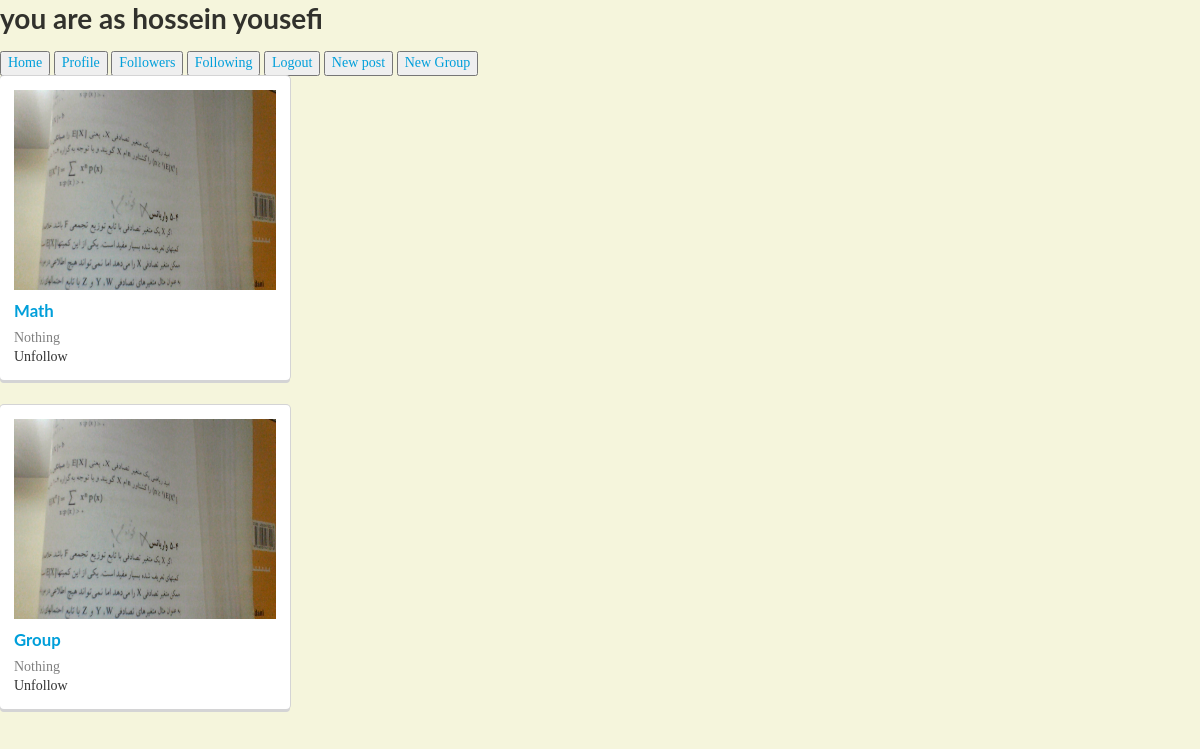
Page /following (signed in) on the committed database.
### xnote_base/models.py (models this page shows, shortened)
class SuperConductor(models.Model):
    real_name = models.CharField(max_length=100, default='Unknown')
    description = models.CharField(max_length=1000, default='Nothing')
    real_type = models.ForeignKey(ContentType)
    url_name = models.CharField(max_length=100, null=True, blank=True)
    is_formal = models.BooleanField(default=False)
    profile_image = models.ImageField(upload_to='profile_image', null=True, blank=True)

### xnote_base/views.py (the view)
# urls.py: url(r'^following$', views.following_page, name='following_page'),
@login_required
def following_page(request):
    person = request.user.person
    followed_list = SuperConductor.objects.filter(followers_follow_obj__follower=person)
    if 'platform' in request.GET and request.GET['platform'] == 'android':
        return JsonResponse({
            'user': request.user.first_name + ' ' + request.user.last_name,
            'follower_list': serializers.serialize('json', followed_list)
        })
    else:
        return render(request, 'xnote_base/following_page.html', {
            'user': request.user,
            'followed_list': followed_list,
        })

### templates/xnote_base/following_page.html (shortened to what this page needs)
{% extends 'xnote_base/user_super_page.html' %}
{% load static %}
{% block add_css_and_js %}
    <link type="text/css" rel="stylesheet" href="{% static 'styles/following_page.css' %}"/>
{% endblock %}
{% block body %}
    {% for followed in followed_list %}
        <div class="ui cards" id="followed{{ forloop.counter }}">
            <div class="card">
                <div class="content">
                    <img class="left floated mini ui image"
                         src="{{ followed.profile_image.url }}">
                    <div class="header">
                        <a href="{% url 'xnote_base:view_page' name=followed.url_name %}">
                            {{ followed.real_name }}
                        </a>
                    </div>
                    <div class="description">
                        {{ followed.description }}
                    </div>
                    <div onclick="unfollow('{{ followed.url_name }}', {{ forloop.counter }})"
                                         class="btn btn-warning"
                                         name="">
                                        Unfollow
                    </div>
                </div>
            </div>
        </div>
    {% endfor %}
{% endblock %}

### templates/xnote_base/user_super_page.html (shortened to what this page needs)
{% load staticfiles %}
<html>
    <head lang="en">
        <link rel="stylesheet" type="text/css" href="{% static 'styles/semantic.min.css' %}"/>
        {% block add_css_and_js %}
        {% endblock %}
    </head>
    <body>
        <h1>
            you are as {{ user.get_full_name }}</h1>
        <a href="{% url 'xnote_base:main_page' %}">
            <button>Home</button>
        </a>
        <a href="{% url 'xnote_base:profile' %}">
            <button>Profile</button>
        </a>
        <a href="{% url 'xnote_base:followers_page' %}">
            <button>Followers</button>
        </a>
        <a href="{% url 'xnote_base:following_page' %}">
            <button>Following</button>
        </a>
        <a href="{% url 'xnote_base:logout' %}">
            <button>Logout</button>
        </a>
        <a href="{% url 'xnote_base:new_post' %}">
            <button>New post</button>
        </a>
        <a href="{% url 'xnote_base:new_group' %}">
            <button>New Group</button>
        </a>
        <br style="clear: both"/>
        {% block body %}
        {% endblock %}
    </body>
</html>

### xnote_base/static/styles/following_page.css (style rules this page uses)
body { font-family: "cursive"; background-color: beige; overflow-y: scroll; }
.image { width: 100% !important; height: 200px !important; }

### rows in the picture
SuperConductor: profile_image (picture), real_name "Math", description "Nothing"
SuperConductor: profile_image (picture), real_name "Group", description "Nothing"

### other values in the picture
{{ user.get_full_name }} "hossein yousefi"
